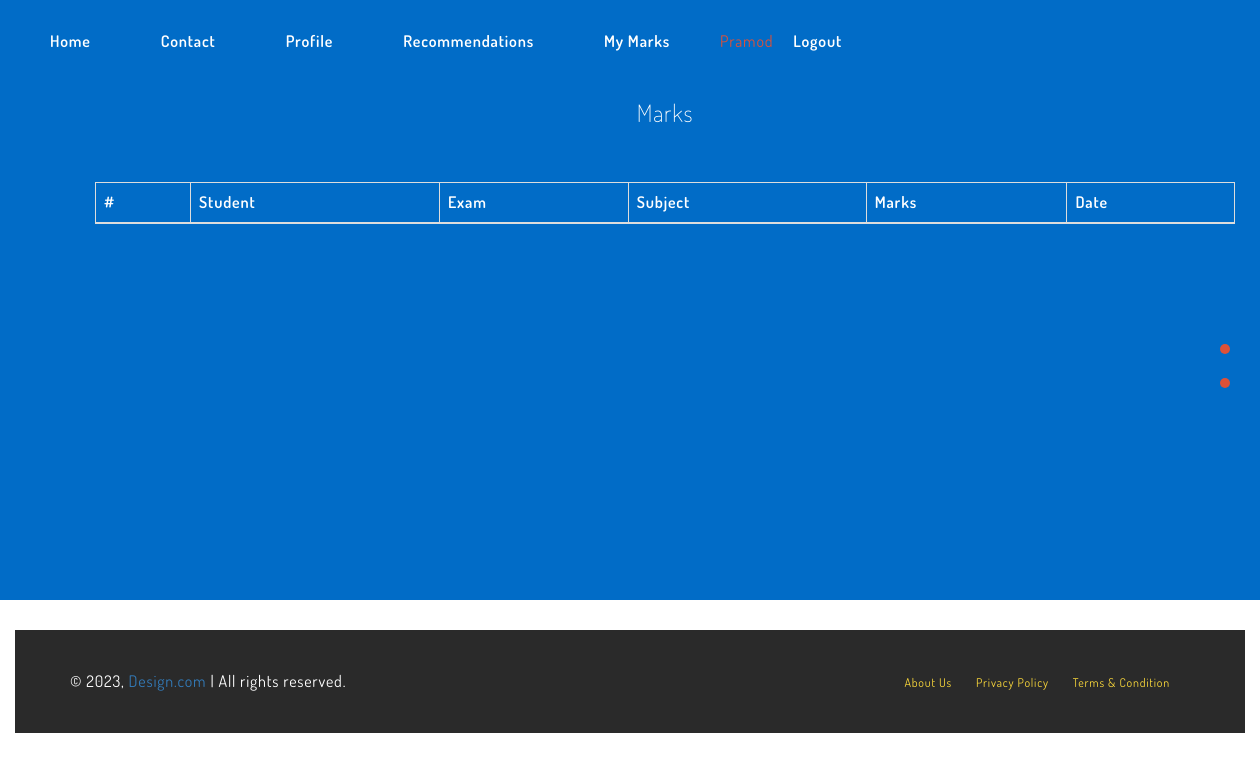
The app's page /Teacher/Mymarks (signed in), older data.
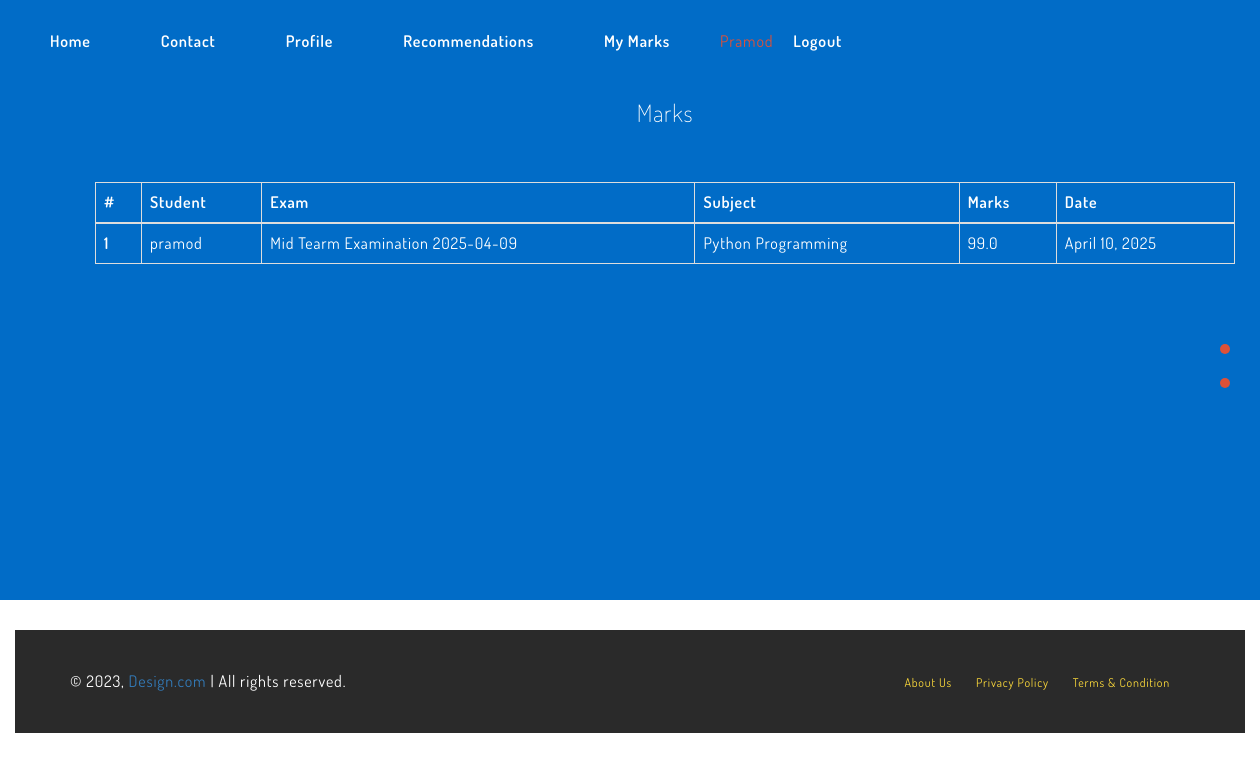
The same page, newer data.
### predict/models.py (models this page shows, shortened)
class mark_exams(models.Model):
    user = models.ForeignKey(User, on_delete=models.CASCADE, related_name='student_mark')
    exam = models.ForeignKey(Examination, on_delete=models.CASCADE, related_name='exam')
    subject = models.CharField(max_length=100 )
    marks = models.FloatField()
    date = models.DateField(auto_now_add=True)

class Examination(models.Model):
    exam_name = models.CharField(max_length=100)
    exam_date = models.DateField()
    def __str__(self):
        return str(self.exam_name + " " + str(self.exam_date))

### Teacher/views.py (the view)
# urls.py: path("Mymarks",views.Mymarks,name="Mymarks"),
def Mymarks(request):
    marks = mark_exams.objects.filter(user=request.user)
    context = {
        "marks": marks
    }
    return render(request,"mymarks.html",context)

### templates/mymarks.html
{% extends "index.html" %}
{% block content %}
<div class="container">
    <div class="student_viewcontainer">
            <h3 class="text-center"> Marks </h3>
<br><br>
            <table class="table table-bordered mt-4">
                <thead>
                    <tr>
                        <th scope="col">#</th>
                        <th scope="col">Student</th>
                        <th scope="col">Exam</th>
                        <th scope="col">Subject</th>
                        <th scope="col">Marks</th>
                        <th scope="col">Date</th>
                    </tr>
                </thead>
                <tbody>
                    {% for mark in marks %}
                    <tr>
                        <th scope="row">{{ forloop.counter }}</th>
                        <td>{{ mark.user.username }}</td>
                        <td>{{ mark.exam }}</td>
                        <td>{{ mark.subject }}</td>
                        <td>{{ mark.marks }}</td>
                        <td>{{ mark.date }}</td>
                    </tr>
                    {% endfor %}
                </tbody>
            </table>
    </div>
</div>
</div>
{% endblock %}

Row changes from the older to the newer data that the page shows:
added mark_exams: user.username "pramod", exam "Mid Tearm Examination 2025-04-09", subject "Python Programming", marks "99.0", date "April 10, 2025"
